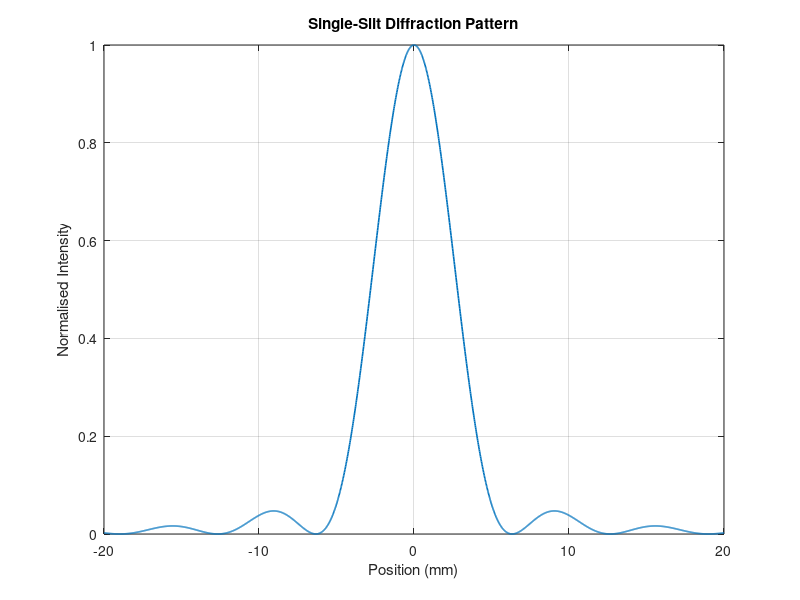

Recreate this plot in MATLAB.

% EXPERIMENT 02 - SINGLE SLIT DIFFRACTION
% Medical Photonics Laboratory - BMA32

clc;
clear;
close all;

% STEP 1: Define parameters
lambda = 633e-9;    % Wavelength (633 nm)
a = 100e-6;         % Slit width (100 micrometres)
L = 1;              % Screen distance (1 metre)

% STEP 2: Define screen positions
x = linspace(-0.02, 0.02, 2000);

% STEP 3: Calculate diffraction angle
theta = atan(x/L);

% STEP 4: Calculate beta
beta = pi*a*sin(theta)/lambda;

% STEP 5: Calculate intensity
I = (sin(beta)./beta).^2;
I(beta==0) = 1;

% STEP 6: Plot diffraction pattern
figure;
plot(x*1e3, I, 'LineWidth', 1.2);

xlabel('Position (mm)');
ylabel('Normalised Intensity');
title('Single-Slit Diffraction Pattern');

grid on;

% STEP 7: Display theoretical first minimum
x_min = L*lambda/a;

fprintf('Single-Slit Diffraction Analysis\n');
fprintf('--------------------------------\n');
fprintf('Wavelength = %.0f nm\n', lambda*1e9);
fprintf('Slit Width = %.0f micrometres\n', a*1e6);
fprintf('First minimum position = %.3f mm\n', x_min*1e3);
